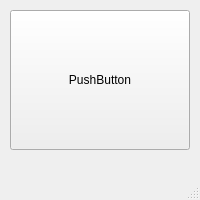
<?xml version="1.0" encoding="UTF-8"?>
<ui version="4.0">
 <class>MainWindow</class>
 <widget class="QMainWindow" name="MainWindow">
  <property name="windowModality">
   <enum>Qt::NonModal</enum>
  </property>
  <property name="geometry">
   <rect>
    <x>0</x>
    <y>0</y>
    <width>200</width>
    <height>200</height>
   </rect>
  </property>
  <property name="sizePolicy">
   <sizepolicy hsizetype="Minimum" vsizetype="Fixed">
    <horstretch>0</horstretch>
    <verstretch>0</verstretch>
   </sizepolicy>
  </property>
  <property name="contextMenuPolicy">
   <enum>Qt::DefaultContextMenu</enum>
  </property>
  <property name="windowTitle">
   <string>MainWindow</string>
  </property>
  <property name="toolButtonStyle">
   <enum>Qt::ToolButtonIconOnly</enum>
  </property>
  <property name="dockOptions">
   <set>QMainWindow::AllowTabbedDocks|QMainWindow::AnimatedDocks</set>
  </property>
  <widget class="QWidget" name="centralwidget">
   <widget class="QPushButton" name="btn">
    <property name="geometry">
     <rect>
      <x>10</x>
      <y>10</y>
      <width>180</width>
      <height>140</height>
     </rect>
    </property>
    <property name="sizePolicy">
     <sizepolicy hsizetype="Expanding" vsizetype="Expanding">
      <horstretch>0</horstretch>
      <verstretch>0</verstretch>
     </sizepolicy>
    </property>
    <property name="text">
     <string>PushButton</string>
    </property>
   </widget>
  </widget>
  <widget class="QMenuBar" name="menubar">
   <property name="geometry">
    <rect>
     <x>0</x>
     <y>0</y>
     <width>200</width>
     <height>23</height>
    </rect>
   </property>
  </widget>
  <widget class="QStatusBar" name="statusbar"/>
 </widget>
 <resources/>
 <connections/>
</ui>
